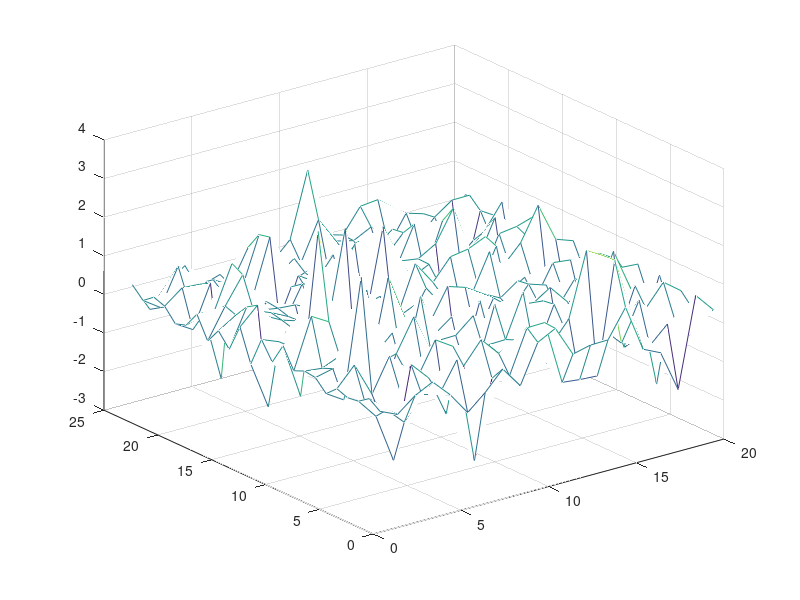

This figure's MATLAB source:
% a fake dataset to make the bumps with
% 2d example, anisotopic
n1 = 20;  % number of points in first dimension
n2 = 24;  % number of points in second dimension
n = n1*n2;

m1 = 7;   % number pf support sites for x1(s)
m2 = 8;   % number of support sites for x2(s)
sdk1 = 1.0;  % width of kernel in first dimension
sdk2 = 1.3;  % width of kernel in second dimension
var = 1.2;     % ???
N = 100;  % number of samples

% create sites s
s1 = [1:19/(n1-1):20]';
s2 = [1:23/(n2-1):24]';
s = ndgrid(s1,s2); 


% locations of support points
w1 = [(1-2):23/(m1-1):(20+2)]';
w2 = [(1-2):25/(m2-1):(22+2)]';
[ww1,ww2] = ndgrid(w1,w2);

z = zeros(n1,n2);
% moving average method
Ys = [];

for k=1:N,
  for i=1:n1,
    for j=1:n2,
      x = var * randn(m1,m2);
      [xx1,xx2] = ndgrid(s1(i) - w1, s2(j) - w2);
      kern = exp(-0.5*(xx1.*xx1/(sdk1*sdk1) + xx2.*xx2/(sdk2*sdk2)));
      z(i,j) = sum(x(:) .* kern(:));
    end
  end
  Ys = [Ys, z(:)];
end

mesh(s1,s2,z.');
%%hold off
Y = (Ys*Ys')./N;
